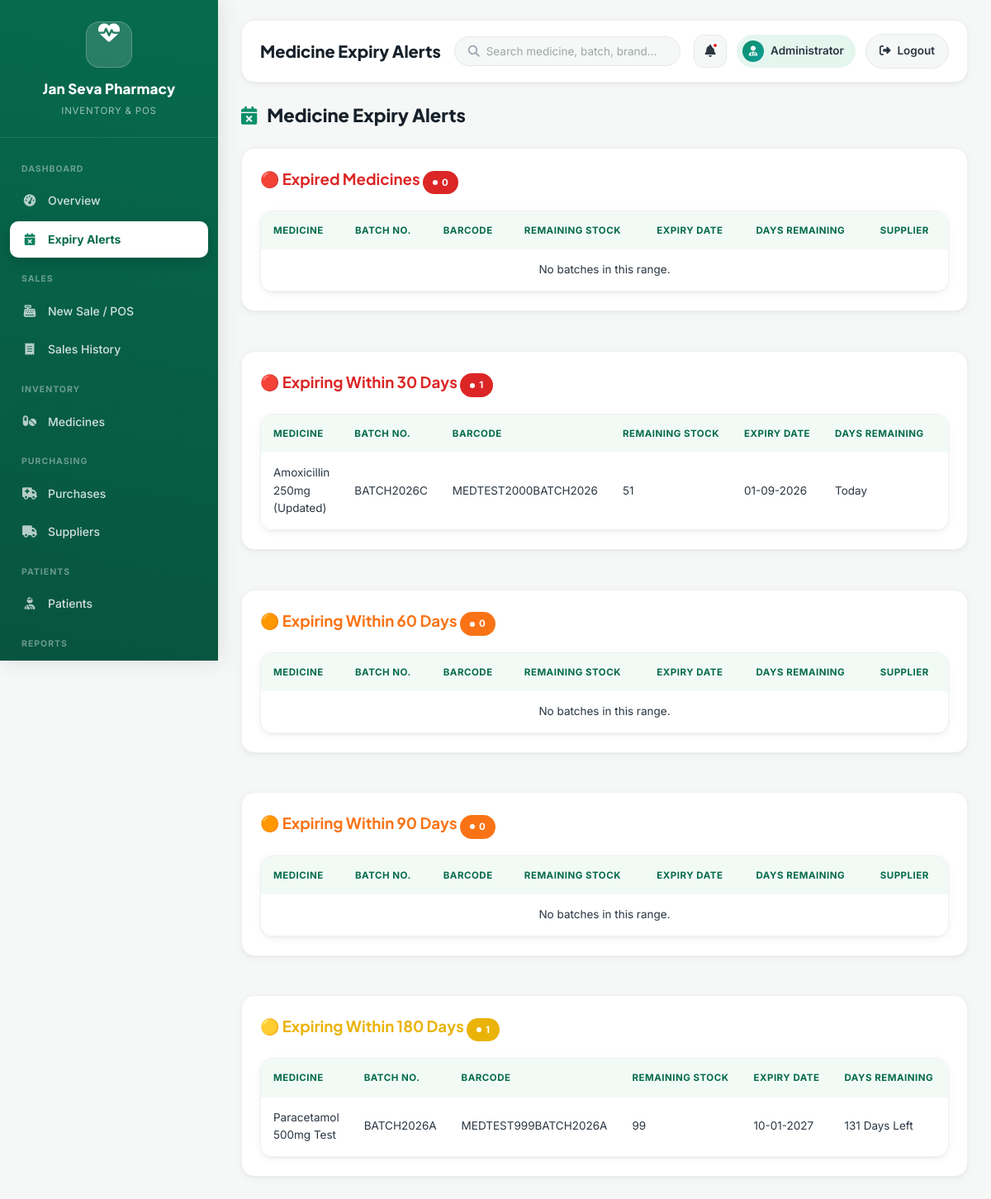
Screenshot of /expiry_alerts (signed in) with the database file from the repository.
### app.py (models this page shows, shortened)
class Batch(db.Model):
    id = db.Column(db.Integer, primary_key=True)
    product_id = db.Column(
        db.Integer,
        db.ForeignKey("product.id"),
        nullable=False
    )
    supplier_id = db.Column(
        db.Integer,
        db.ForeignKey("supplier.id")
    )
    batch_no = db.Column(db.String(50))
    barcode = db.Column(db.String(64), unique=True)
    invoice_no = db.Column(db.String(50))
    manufacture_date = db.Column(db.Date)
    expiry_date = db.Column(db.Date)
    quantity_purchased = db.Column(db.Integer, default=0)
    quantity_remaining = db.Column(db.Integer, default=0)
    purchase_price = db.Column(db.Float, default=0)
    selling_price = db.Column(db.Float, default=0)
    gst_percent = db.Column(db.Float, default=0)
    location = db.Column(db.String(100))
    created_at = db.Column(
        db.DateTime,
        default=datetime.utcnow
    )
    product = db.relationship(
        "Product",
        backref="batches"
    )
    supplier = db.relationship(
        "Supplier",
        backref="batches"
    )

class Product(db.Model):
    id = db.Column(db.Integer, primary_key=True)
    code = db.Column(db.String(30), unique=True)
    name = db.Column(db.String(150), nullable=False)
    brand = db.Column(db.String(100))
    category = db.Column(db.String(100))
    batch_no = db.Column(db.String(50))
    manufacture_date = db.Column(db.Date)
    expiry_date = db.Column(db.Date)
    price = db.Column(db.Float)
    stock = db.Column(db.Integer, default=0)
    image = db.Column(db.String(255), default="default.png")
    created_at = db.Column(
        db.DateTime,
        default=datetime.utcnow
    )

### app.py (the view)
@app.route("/expiry_alerts")
@login_required
def expiry_alerts():
    return render_template(
        "expiry_alerts.html",
        expired=expired_batches(),
        within_30=expiring_batches(None, 30),
        within_60=expiring_batches(31, 60),
        within_90=expiring_batches(61, 90),
        within_180=expiring_batches(91, 180),
        today=date.today()
    )

### app.py (called while the page is built)
def expiring_batches(days_min, days_max):
    today = date.today()
    query = Batch.query.filter(
        Batch.quantity_remaining > 0,
        Batch.expiry_date != None
    )
    if days_min is not None:
        query = query.filter(
            Batch.expiry_date >= today + timedelta(days=days_min)
        )
    if days_max is not None:
        query = query.filter(
            Batch.expiry_date <= today + timedelta(days=days_max)
        )
    return query.order_by(Batch.expiry_date.asc()).all()

def expired_batches():
    return Batch.query.filter(
        Batch.quantity_remaining > 0,
        Batch.expiry_date != None,
        Batch.expiry_date < date.today()
    ).order_by(Batch.expiry_date.asc()).all()

def login_required(f):
    @wraps(f)
    def decorated(*args, **kwargs):
        if "user_id" not in session:
            flash("Please login first.", "warning")
            return redirect(url_for("login"))
        return f(*args, **kwargs)
    return decorated

@app.template_filter("days_left")
def days_left_filter(value):
    if value is None:
        return "-"
    days = (
        value - date.today()
    ).days
    if days < 0:
        return f"{abs(days)} Days Ago"
    elif days == 0:
        return "Today"
    return f"{days} Days Left"

### templates/expiry_alerts.html (shortened to what this page needs)
{% extends "base.html" %}
{% block page_title %}Medicine Expiry Alerts{% endblock %}
{% block content %}
<div class="page-header">
    <h2>
        <i class="fa-solid fa-calendar-xmark"></i>
        Medicine Expiry Alerts
    </h2>
</div>
{% macro batch_table(title, batches, color, icon) %}
<div class="dashboard-section">
    <h3 style="color:{{ color }};margin-bottom:20px;">
        {{ icon }} {{ title }}
        <span class="badge" style="background:{{ color }};color:#fff;">{{ batches|length }}</span>
    </h3>
    <div class="table-container">
        <table class="table">
            <thead>
            <tr>
                <th>Medicine</th>
                <th>Batch No.</th>
                <th>Barcode</th>
                <th>Remaining Stock</th>
                <th>Expiry Date</th>
                <th>Days Remaining</th>
                <th>Supplier</th>
            </tr>
            </thead>
            <tbody>
            {% for batch in batches %}
            <tr>
                <td>{{ batch.product.name if batch.product else "Unknown Medicine" }}</td>
                <td>{{ batch.batch_no or "-" }}</td>
                <td>{{ batch.barcode or "-" }}</td>
                <td>{{ batch.quantity_remaining }}</td>
                <td>{{ batch.expiry_date.strftime('%d-%m-%Y') if batch.expiry_date else "-" }}</td>
                <td>{{ batch.expiry_date|days_left if batch.expiry_date else "-" }}</td>
                <td>{{ batch.supplier.name if batch.supplier else "-" }}</td>
            </tr>
            {% else %}
            <tr>
                <td colspan="7" class="text-center">
                    No batches in this range.
                </td>
            </tr>
            {% endfor %}
            </tbody>
        </table>
    </div>
</div>
<br>
{% endmacro %}
{{ batch_table("Expired Medicines", expired, "#dc2626", "🔴") }}
{{ batch_table("Expiring Within 30 Days", within_30, "#dc2626", "🔴") }}
{{ batch_table("Expiring Within 60 Days", within_60, "#f97316", "🟠") }}
{{ batch_table("Expiring Within 90 Days", within_90, "#f97316", "🟠") }}
{{ batch_table("Expiring Within 180 Days", within_180, "#eab308", "🟡") }}
{% endblock %}

### static/css/style.css (style rules this page uses)
:root { --primary:#0B8F6A; --primary-dark:#087F5B; --primary-darker:#066B4C; --primary-light:#E5F6EF; --primary-lighter:#F2FAF6; --secondary:#0F9D9A; --secondary-dark:#0C817E; --secondary-light:#E3F7F6; --bg:#F6F8F7; --white:#FFFFFF; --ink:#17212B; --ink-soft:#2A3642; --muted:#6B7280; --muted-light:#9AA5B1; --border:#E5E7EB; --border-soft:#EEF1F0; --success:#16A34A; --success-bg:#E7F7EC; --success-text:#0F7A34; --warning:#F59E0B; --warning-bg:#FEF3DD; --warning-text:#93630A; --danger:#DC2626; --danger-bg:#FDEBEB; --danger-text:#B31E1E; --info:#0F9D9A; --info-bg:#E3F7F6; --info-text:#0C817E; --purple:#7C3AED; --purple-bg:#EFE6FE; --purple-text:#6423C7; --teal:#0D9488; --teal-bg:#DEF5F2; --teal-text:#0A7A70; --orange:#F97316; --orange-bg:#FFEADB; --orange-text:#C2570D; --brown:#92400E; --brown-bg:#F3E5D8; --brown-text:#7A350C; --radius-lg:16px; --radius-md:12px; --radius-sm:9px; --radius-xs:7px; --shadow-card:0 2px 10px rgba(17,34,28,.05), 0 1px 2px rgba(17,34,28,.04); --shadow-card-hover:0 16px 32px rgba(11,143,106,.14); --shadow-pop:0 24px 55px rgba(6,40,30,.35); --shadow-header:0 1px 0 rgba(17,34,28,.06); --font-heading:'Plus Jakarta Sans', sans-serif; --font-body:'Inter', sans-serif; }
* { margin:0; padding:0; box-sizing:border-box; font-family:var(--font-body); }
* { transition: background .18s ease, color .18s ease, border-color .18s ease, box-shadow .18s ease, transform .18s ease; }
html { scroll-behavior:smooth; }
body { background:var(--bg); color:var(--ink); line-height:1.6; -webkit-font-smoothing:antialiased; }
h1,h2,h3,h4,h5 { font-family:var(--font-heading); color:var(--ink); }
.page-header { display:flex; justify-content:space-between; align-items:center; flex-wrap:wrap; gap:15px; margin-bottom:22px; }
.page-header h2 { font-size:22px; font-weight:800; color:var(--ink); }
.page-header h2 i { color:var(--primary); margin-right:8px; }
.dashboard-section { background:var(--white); padding:22px; border-radius:var(--radius-lg); margin-bottom:22px; box-shadow:var(--shadow-card); border:1px solid var(--border-soft); animation:fadeIn .4s ease; }
.table-container { background:var(--white); border-radius:var(--radius-lg); overflow-x:auto; box-shadow:var(--shadow-card); border:1px solid var(--border-soft); animation:fadeIn .4s ease; }
.table { width:100%; border-collapse:collapse; }
.table thead { background:var(--primary-lighter); color:var(--primary-darker); }
.table th { padding:14px 15px; text-align:left; font-weight:700; font-size:11.5px; text-transform:uppercase; letter-spacing:.5px; white-space:nowrap; }
.table td { padding:14px 15px; border-bottom:1px solid var(--border-soft); vertical-align:middle; font-size:13.5px; color:var(--ink-soft); }
.table tbody tr { background:#ffffff; }
.badge { display:inline-flex; align-items:center; gap:5px; padding:5px 12px; border-radius:999px; font-size:11.5px; font-weight:700; white-space:nowrap; }
.badge::before { content:""; width:6px; height:6px; border-radius:50%; background:currentColor; flex-shrink:0; }
.text-center { text-align:center; }

### rows the page displays
Batch: product "Amoxicillin 250mg (Updated)", batch_no "BATCH2026C", barcode "MEDTEST2000BATCH2026", quantity_remaining "51", expiry_date "01-09-2026", expiry_date|days_left "Today"
Batch: product "Paracetamol 500mg Test", batch_no "BATCH2026A", barcode "MEDTEST999BATCH2026A", quantity_remaining "99", expiry_date "10-01-2027", expiry_date|days_left "131 Days Left"

### other values shown
{{ session.get('name', 'Administrator') }} "Administrator"
{{ icon }} "🔴 🔴 🟠 🟠 🟡"
{{ title }} "Expired Medicines Expiring Within 30 Days Expiring Within 60 Days Expiring Within 90 Days Expiring Within 180 Days"
{{ batches|length }} "0 1 0 0 1"
